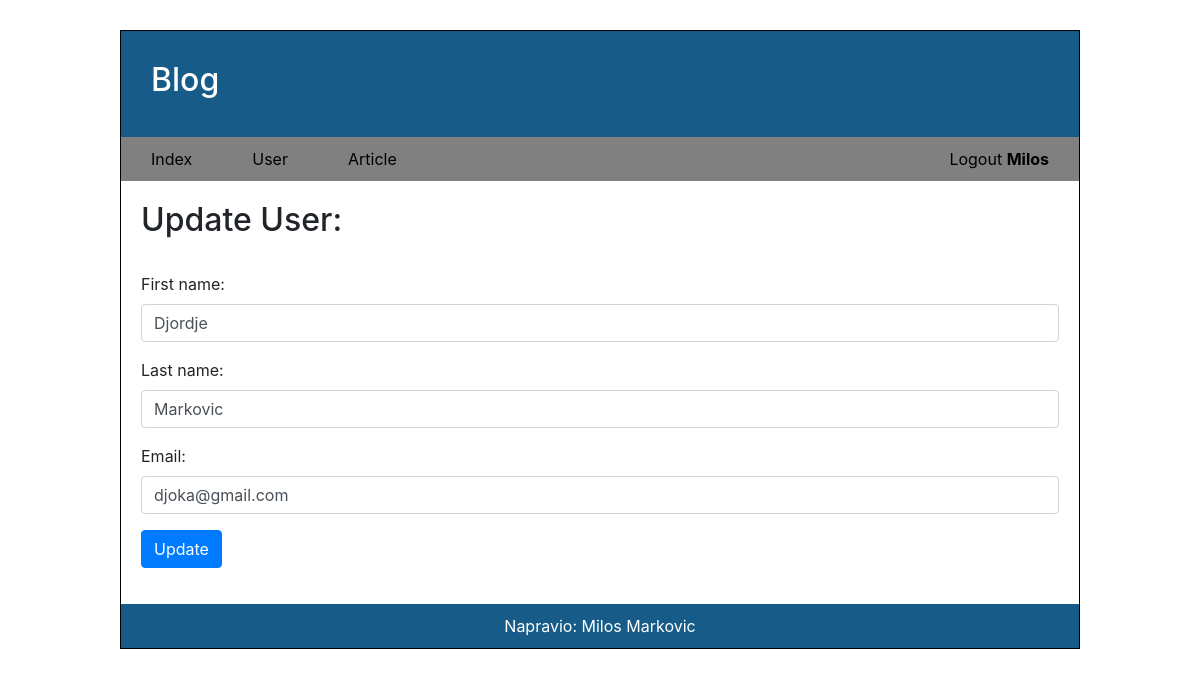
/public/updateUser.php?id=2 (signed in), run on the app's committed database.
### tables this page shows
CREATE TABLE `users` (
  `id` int(11) NOT NULL,
  `first_name` varchar(255) NOT NULL,
  `last_name` varchar(255) NOT NULL,
  `email` varchar(255) NOT NULL,
  `password` varchar(255) NOT NULL,
  `usertype_id` int(11) NOT NULL
);

### public/updateUser.php (called while the page is built, shortened)
<?php
    require '../bootstrap.php';
    if(isset($_GET['id'])){
        $getUser = $user->getUser($_GET['id']);
    }
    require '../view/updateUser.view.php';

### bootstrap.php (called while the page is built, shortened)
<?php
    $database = new Database();
    $db = $database->connectDB();
    $user = new User($db);
    if(isset($_SESSION['userId'])){
        $logInUser = $user->getUser($_SESSION['userId']);
    }

### class/Query.php (called while the page is built, shortened)
<?php
class Query {
    private $pdo;
    public function __construct($pdo) {
        $this->pdo = $pdo;
    }
    public function returnRows($query, $array = [], $returnRows = false){
        if(isset($query)){
            $stm = $this->pdo->prepare($query);
        }
        if(!empty($array)){
            $stm->execute($array);
        }else{
            $stm->execute();
        }
        if($stm->rowCount() > 0){
            return $returnRows ? $stm->fetch(PDO::FETCH_OBJ) : $stm->fetchAll(PDO::FETCH_OBJ);
        }
    }
}

### class/User.php (called while the page is built, shortened)
<?php
    require_once 'Query.php';
class User extends Query {
    public function getUser($id){
        $user = $this->returnRows("SELECT * FROM USERS WHERE id = :id", ['id' => $id], true);
        return $user ? $user : array();
    }
}

### view/updateUser.view.php (the view, shortened to what this page needs)
<?php require '../tamplate/header.php';?>
<h2>Update User:</h2><br>
<form action="updateUser.php?id=<?php echo $getUser->id;?>" method="POST">
    <p>
        <label for="firstName">First name:</label>
        <input type="text" name="firstName" id="firstName" value="<?php echo $getUser->first_name?>" class="form-control" />
    </p>
    <p>
        <label for="lastName">Last name:</label>
        <input type="text" name="lastName" id="lastName" value="<?php echo $getUser->last_name?>" class="form-control" />
    </p>
    <p>
        <label for="email">Email:</label>
        <input type="text" name="email" id="email" value="<?php echo $getUser->email?>" class="form-control" />
    </p>
    <p>
        <input type="submit" name="submit" value="Update" class="btn btn-primary"/>
    </p>
</form>
<?php require '../tamplate/footer.php';?>

### tamplate/header.php (shortened to what this page needs)
<!DOCTYPE html>
<html>
    <head>
        <link rel="stylesheet" href="https://maxcdn.bootstrapcdn.com/bootstrap/4.0.0/css/bootstrap.min.css">
        <link rel="stylesheet" type="text/css" href="http://localhost/blog8/asets/css/main.css" />
    </head>
    <body>
        <div class="wrapper">
            <div class="header">
                <h2>Blog</h2>
            </div>
            <div class="nav">
                <ul>
                    <li><a href="http://localhost/blog8/index.php">Index</a></li>
                    <li><a href="http://localhost/blog8/public/users.php">User</a></li>
                    <li><a href="http://localhost/blog8/public/articles.php">Article</a></li>
                    <?php if(!isset($_SESSION['userId'])):?>
                    <li><a href="http://localhost/blog8/login.php">Login</a></li>
                    <?php else:?>
                    <li><a href="http://localhost/blog8/logout.php">Logout <b><?php echo $logInUser->first_name;?></b></a></li>
                    <?php endif;?>
                </ul>
            </div>
            <div class="section">

### asets/css/main.css (style rules this page uses)
.wrapper { width: 960px; border: 1px solid black; margin: 30px auto; }
.header { background-color:#175C88; color: white; padding: 30px; }
.nav { // overflow: hidden; background-color: gray; }
.nav ul { list-style: none; overflow: hidden; margin: 0; width: 100%; }
.nav li { float:left; padding: 10px 30px; }
.nav li:first-child { margin-left: -40px; }
.nav li:last-child { float:right; }
.nav a { color: black; text-decoration: none; }
.section { padding: 20px; }

### data on the page
users: first_name "Milos"
users: firstName "Djordje", lastName "Markovic", email "djoka@gmail.com"
